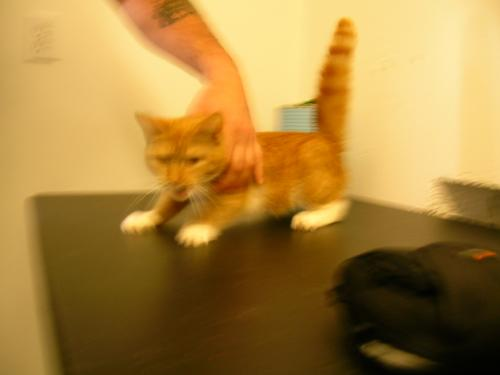
#> input picture train/cats/0.jpg, 500 x 375 px; its folder holds 3 pictures in this run
$ python skit_matpotlib.py
#> lines starting #> are read from the running program, lines starting #| are printed output that depends on the picture
import os
import cv2
import numpy as np
import matplotlib.pyplot as plt
from sklearn.model_selection import train_test_split
from sklearn.svm import SVC
from sklearn.neighbors import KNeighborsClassifier
from sklearn.linear_model import LogisticRegression
from sklearn.metrics import accuracy_score, confusion_matrix
import seaborn as sns

# === Step 1: Setup ===
img_size = (100, 100)
dataset_path = "train"  # contains train/cats/*.jpg and train/dogs/*.jpg

X = []
y = []

# === Step 2: Load and flatten images ===
for label, folder in enumerate(["cats", "dogs"]):
    folder_path = os.path.join(dataset_path, folder)
    for img_file in os.listdir(folder_path):
        img_path = os.path.join(folder_path, img_file)
        img = cv2.imread(img_path)
#> img is the input picture: shape (375, 500, 3); mean B, G, R 61.8, 130, 167.8
        if img is not None:
            img = cv2.resize(img, img_size)
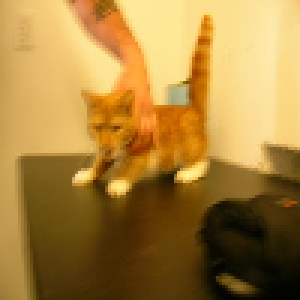
#> img: shape (100, 100, 3) (shown 3 times larger); mean B, G, R 61.8, 130, 167.8
            img_flat = img.flatten()
            X.append(img_flat)
            y.append(label)
#> pass 2 of the loop `for label, folder in enumerate(["cats", "dogs"]):`:
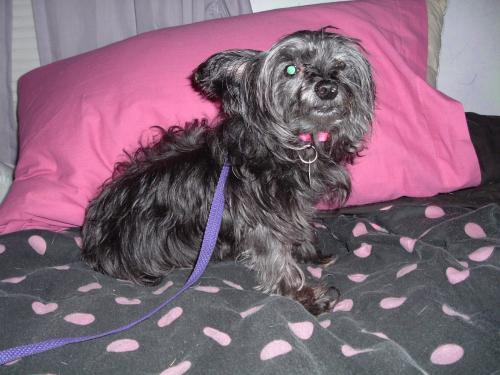
#> input picture train/dogs/0.jpg, 500 x 375 px
#> img is the input picture: shape (375, 500, 3); mean B, G, R 119, 101.7, 129.5
#> `img = cv2.resize(img, img_size)`:
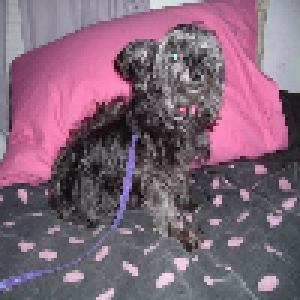
#> img: shape (100, 100, 3) (shown 3 times larger); mean B, G, R 119, 101.7, 129.5

X = np.array(X)
y = np.array(y)

# === Step 3: Split the dataset ===
X_train, X_test, y_train, y_test = train_test_split(
    X, y, test_size=0.2, random_state=42
)

# === Step 4: Train and evaluate classifiers ===
class_names = ["Cat", "Dog"]

# 1. SVM Classifier
svm_clf = SVC(kernel='linear')
svm_clf.fit(X_train, y_train)
svm_pred = svm_clf.predict(X_test)
svm_acc = accuracy_score(y_test, svm_pred)
print(f"SVM Accuracy: {svm_acc:.2f}")

# 2. KNN Classifier
knn_clf = KNeighborsClassifier(n_neighbors=3)
knn_clf.fit(X_train, y_train)
knn_pred = knn_clf.predict(X_test)
knn_acc = accuracy_score(y_test, knn_pred)
print(f"KNN Accuracy: {knn_acc:.2f}")

# 3. Logistic Regression
lr_clf = LogisticRegression(max_iter=1000)
lr_clf.fit(X_train, y_train)
lr_pred = lr_clf.predict(X_test)
lr_acc = accuracy_score(y_test, lr_pred)
print(f"Logistic Regression Accuracy: {lr_acc:.2f}")

# === Step 5: Plot confusion matrices ===
plt.figure(figsize=(18, 5))

# SVM
plt.subplot(1, 3, 1)
sns.heatmap(confusion_matrix(y_test, svm_pred), annot=True, fmt="d", cmap="Blues",
            xticklabels=class_names, yticklabels=class_names)
plt.title("SVM Confusion Matrix")
plt.xlabel("Predicted")
plt.ylabel("Actual")

# KNN
plt.subplot(1, 3, 2)
sns.heatmap(confusion_matrix(y_test, knn_pred), annot=True, fmt="d", cmap="Greens",
            xticklabels=class_names, yticklabels=class_names)
plt.title("KNN Confusion Matrix")
plt.xlabel("Predicted")
plt.ylabel("Actual")

# Logistic Regression
plt.subplot(1, 3, 3)
sns.heatmap(confusion_matrix(y_test, lr_pred), annot=True, fmt="d", cmap="Oranges",
            xticklabels=class_names, yticklabels=class_names)
plt.title("Logistic Regression Confusion Matrix")
plt.xlabel("Predicted")
plt.ylabel("Actual")

plt.tight_layout()
plt.show()
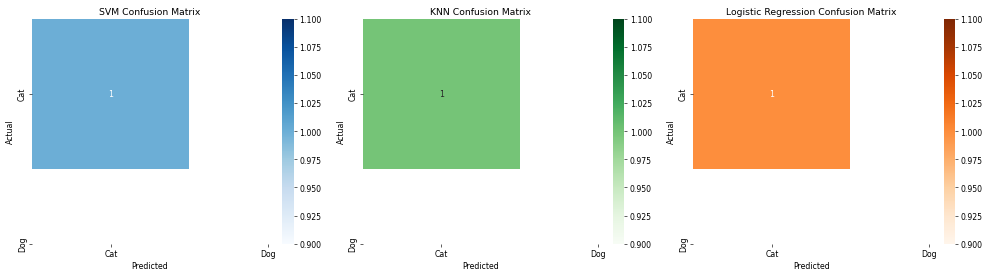
#> figure drawn by matplotlib, 6 panels
